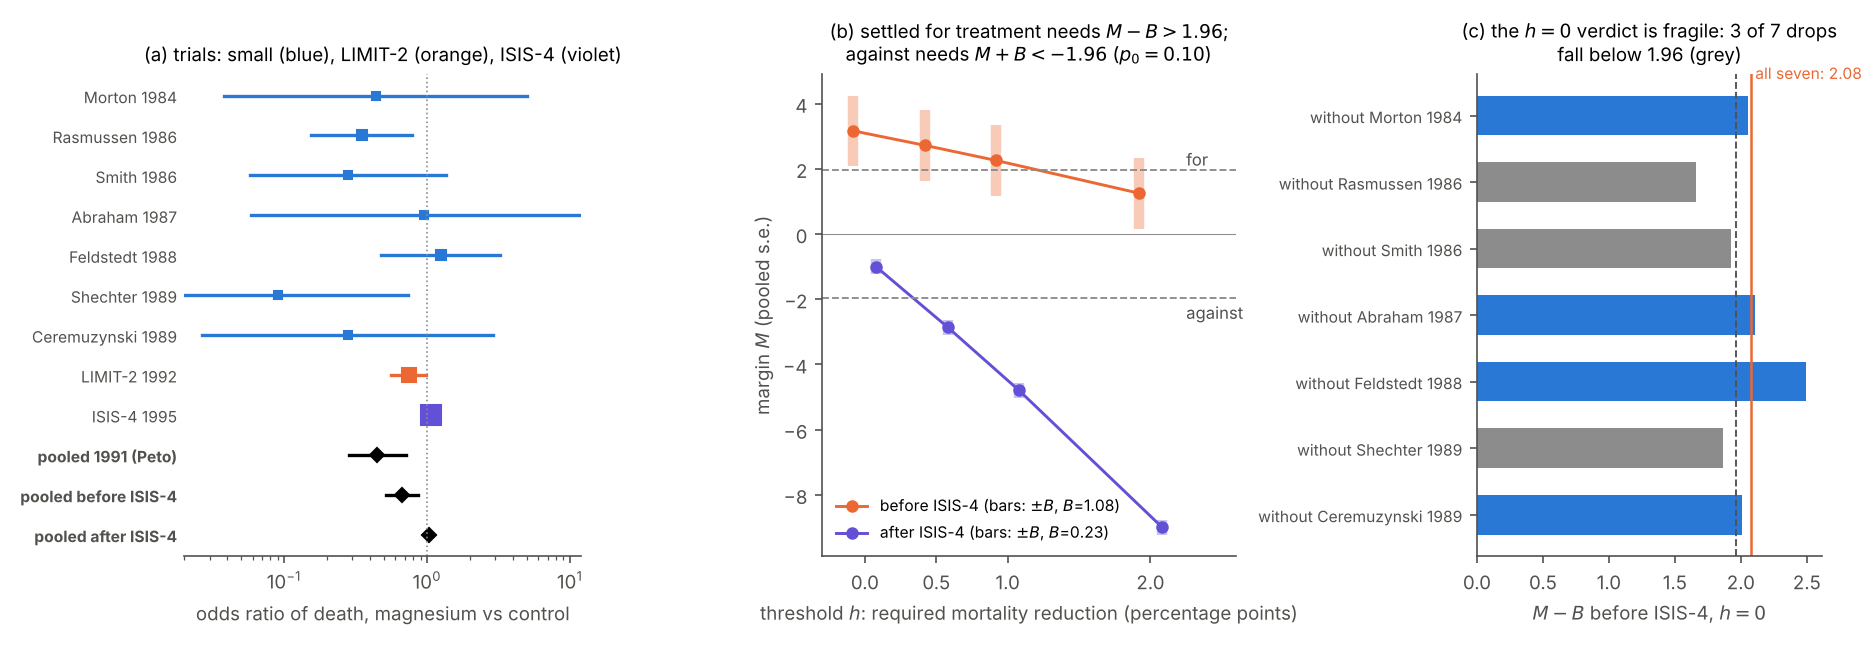

Recreate this plot in Python.
"""Figure for Study 14 (magnesium in acute MI). (a) the trials: odds ratios with 95% intervals by source; (b) the margin M at each
threshold h before and after ISIS-4, with the observed non-rejection band B; (c) leave-one-out within the small trials before ISIS-4."""
import json, math, os, sys
import matplotlib; matplotlib.use("Agg")
import matplotlib.pyplot as plt
HERE = os.path.dirname(os.path.abspath(__file__)); D = os.path.join(HERE, "..", "engine", "study14_magnesium")
sys.path.insert(0, D); import run_study14 as R
res = json.load(open(os.path.join(D, "results_study14.json"))); rows, _ = R.load(os.path.join(D, "data_study14.csv"))
BLUE, ORANGE, VIOLET, GREY, INK2 = "#2a78d6", "#eb6834", "#6250d6", "#8c8c8c", "#52514e"
COL = {"S": BLUE, "L": ORANGE, "I": VIOLET}
plt.rcParams.update({"font.size": 9, "axes.spines.top": False, "axes.spines.right": False, "axes.edgecolor": INK2,
                     "xtick.color": INK2, "ytick.color": INK2, "axes.labelcolor": INK2})
fig, ax = plt.subplots(1, 3, figsize=(12.5, 4.3), gridspec_kw=dict(width_ratios=[1.15, 1.2, 1]))
a = ax[0]; ys = list(range(len(rows) + 3, 0, -1)); k = 0; labels = []
for t in rows:
    th, v = R.log_or(t); se = math.sqrt(v); y = ys[k]; k += 1
    a.plot([math.exp(th - 1.96 * se), math.exp(th + 1.96 * se)], [y, y], color=COL[t["source"]], lw=1.6)
    a.plot(math.exp(th), y, "s", color=COL[t["source"]], ms=3 + 2.2 * math.log10(1 / v + 1))
    labels.append((y, t["trial"], False))
for lab, key, y in (("pooled 1991 (Peto)", ("T0", "peto"), ys[k]), ("pooled before ISIS-4", ("T1", "pool"), ys[k + 1]), ("pooled after ISIS-4", ("T2", "pool"), ys[k + 2])):
    p = res[key[0]][key[1]]; a.plot([math.exp(p["theta"] - 1.96 * p["se"]), math.exp(p["theta"] + 1.96 * p["se"])], [y, y], color="black", lw=1.6)
    a.plot(math.exp(p["theta"]), y, "D", color="black", ms=5); labels.append((y, lab, True))
a.axvline(1, color=GREY, lw=0.8, ls=":"); a.set_xscale("log"); a.set_xlim(0.02, 12); a.set_yticks([y for y, _, _ in labels]); a.set_yticklabels([n for _, n, _ in labels], fontsize=7.5)
for tl, (_, _, bold) in zip(a.get_yticklabels(), labels): tl.set_fontweight("bold" if bold else "normal")
a.tick_params(axis="y", length=0); a.spines["left"].set_visible(False)
a.set_xlabel("odds ratio of death, magnesium vs control"); a.set_title("(a) trials: small (blue), LIMIT-2 (orange), ISIS-4 (violet)", fontsize=9)

b = ax[1]; hs = [0, 0.5, 1, 2]
for t, col, off, lab in (("T1", ORANGE, -0.08, "before ISIS-4"), ("T2", VIOLET, 0.08, "after ISIS-4")):
    B = res[t]["B"]; Ms = [res[t]["verdicts"]["0.1"][str(h / 100)]["M"] for h in hs]
    for h, M in zip(hs, Ms):
        b.plot([h + off, h + off], [M - B, M + B], color=col, lw=5, alpha=0.35, solid_capstyle="butt")
    b.plot([h + off for h in hs], Ms, "o-", color=col, lw=1.4, ms=5, label=f"{lab} (bars: $\\pm B$, $B$={B:.2f})")
b.axhline(1.96, color=GREY, lw=0.9, ls="--"); b.axhline(-1.96, color=GREY, lw=0.9, ls="--"); b.axhline(0, color=GREY, lw=0.5)
b.text(2.25, 2.1, "for", fontsize=8, color=INK2); b.text(2.25, -2.6, "against", fontsize=8, color=INK2)
b.set_xticks(hs); b.set_xlabel("threshold $h$: required mortality reduction (percentage points)"); b.set_ylabel("margin $M$ (pooled s.e.)")
b.set_xlim(-0.3, 2.6); b.legend(frameon=False, fontsize=7.5, loc="lower left")
b.set_title("(b) settled for treatment needs $M-B>1.96$;\nagainst needs $M+B<-1.96$ ($p_0=0.10$)", fontsize=9)

c = ax[2]; S = [t for t in rows if t["source"] == "S"]; L = [t for t in rows if t["source"] == "L"]; vals = []
for i in range(len(S)):
    S2 = S[:i] + S[i + 1:]; p = R.iv(S2 + L); ct = R.contrast(S2, L); B = 1.96 * math.sqrt(ct["pi"] / (1 - ct["pi"]))
    vals.append((S[i]["trial"], R.verdicts(p, B, 0.10)["0.0"]["M"] - B))
full = res["T1"]["verdicts"]["0.1"]["0.0"]["M"] - res["T1"]["B"]
c.barh(range(len(vals)), [v for _, v in vals], color=[BLUE if v > 1.96 else GREY for _, v in vals], height=0.6)
c.axvline(1.96, color=INK2, lw=0.9, ls="--"); c.axvline(full, color=ORANGE, lw=1.2); c.text(full + 0.03, -0.55, f"all seven: {full:.2f}", color=ORANGE, fontsize=7.5)
c.set_yticks(range(len(vals))); c.set_yticklabels([f"without {n}" for n, _ in vals], fontsize=7.5); c.invert_yaxis()
c.set_xlabel("$M-B$ before ISIS-4, $h=0$"); c.set_title("(c) the $h=0$ verdict is fragile: 3 of 7 drops\nfall below 1.96 (grey)", fontsize=9)
fig.tight_layout(); fig.savefig(os.path.join(HERE, "fig_magnesium.pdf")); fig.savefig(os.path.join(HERE, "fig_magnesium.png"), dpi=150); print("ok")
